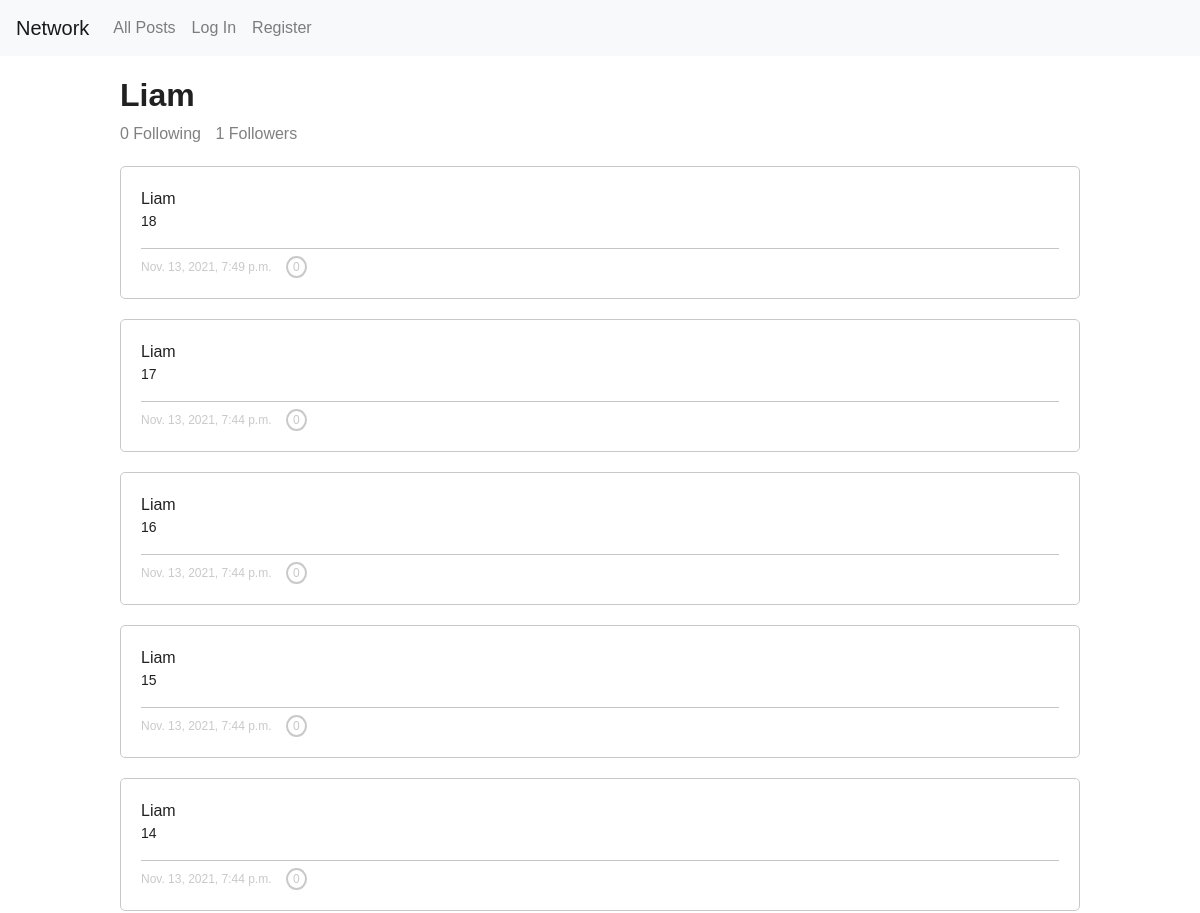
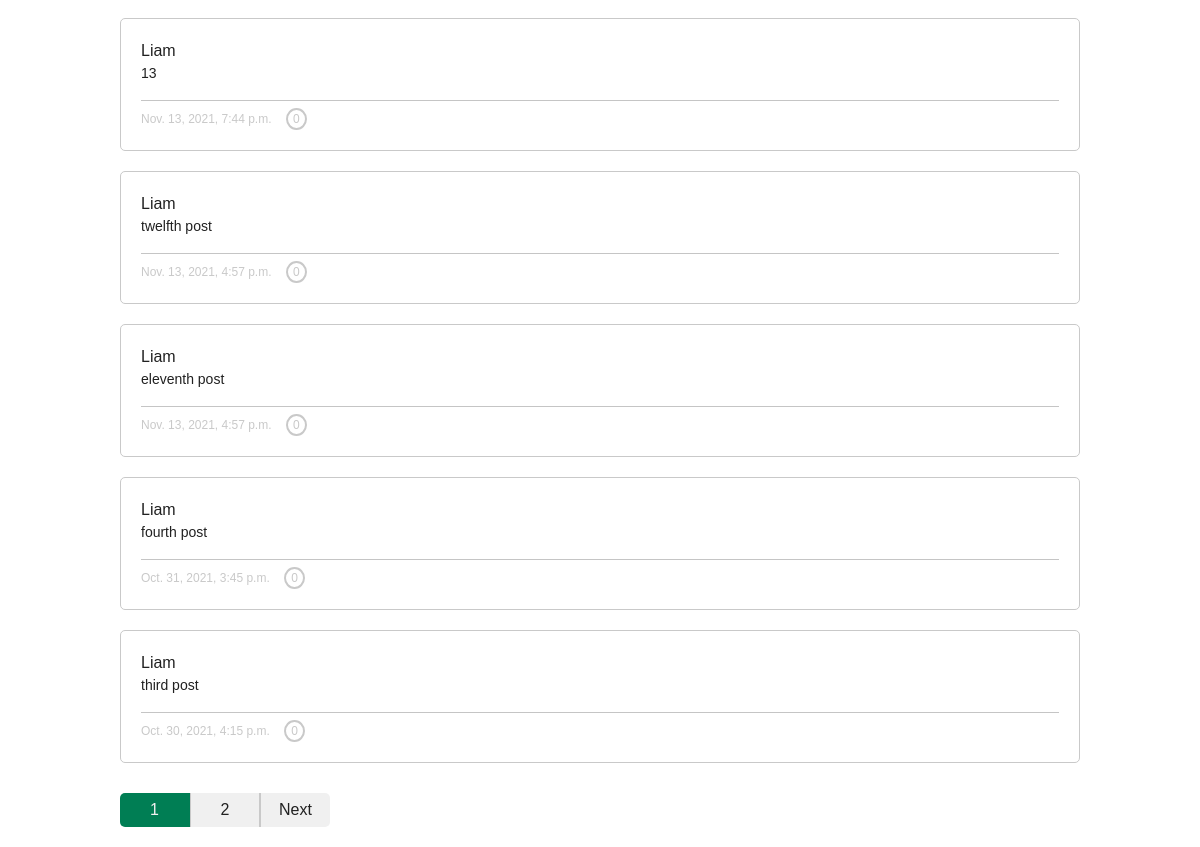
/profile/liam, run on the app's committed database (2 pictures, top to bottom).
### network/models.py (models this page shows, shortened)
class User(AbstractUser):
    id = models.IntegerField(primary_key=True)

class Post(models.Model):
    id = models.IntegerField(primary_key=True)
    text = models.CharField(max_length=500)
    time_date = models.DateTimeField()
    likes = models.PositiveIntegerField()
    owner = models.CharField(max_length=500, default="")
    liked_by = models.ManyToManyField(User, blank=True, related_name="liked_by_users")

### network/views.py (the view)
# urls.py: path("profile/<str:name>", views.showProfile, name="show-profile"),
def showProfile(request, name):
    try: # does the user exist
        profile = User.objects.get(username=name)
        xx = UserFollowing.objects.get(pk=int(profile.id))
        yy = UserFollower.objects.get(pk=int(profile.id))
        following = len(xx.following.all())
        followers = len(yy.followers.all())
        user_posts = []
        post_error = False
        try: # can the user's posts be retrieved
            fetched_posts = Post.objects.filter(owner=name)
            for post in fetched_posts:
                try: # has the user liked the post?
                    user = post.liked_by.get(pk=int(request.user.id))
                    post.liked = True
                except:
                    post.liked = False
                post.likes = len(post.liked_by.all())
                user_posts.insert(0, post)
        except:
            post_error = True
        data = {
            "profile": profile,
            "following": following,
            "followers": followers,
            "post_error": post_error
        }
        if len(user_posts) <= 10: # skip pagination if there are 10 posts or less
            paginationRequired = False
            data["posts"] = user_posts
        else:
            paginationRequired = True
            pages = Paginator(user_posts, 10)
            try: # check if the 'page' query is passed
                page_num = int(request.GET["page"])
                paginationPosts = pages.page(page_num)
            except:
                paginationPosts = pages.page(1)
            hasPrevious = paginationPosts.has_previous()
            hasNext = paginationPosts.has_next()
            previousPage = paginationPosts.number # use the current page as a default
            if hasPrevious:
                previousPage = paginationPosts.previous_page_number()
            nextPage = paginationPosts.number # use the current page as a default
            if hasNext:
                nextPage = paginationPosts.next_page_number()
            data["posts"] = paginationPosts
            data["pages"] = pages
            data["previous"] = hasPrevious
            data["next"] = hasNext
            data["previousPage"] = previousPage
            data["nextPage"] = nextPage
        data["paginationRequired"] = paginationRequired
        if request.user.is_authenticated:
            following = UserFollowing.objects.get(pk=int(request.user.id)).following.all()
            if profile in following: # does the logged in user follow the profile
                data["isFollowing"] = True
            else:
                data["isFollowing"] = False
        return render(request, "network/profile.html", data)
    except:
        return render(request, "network/profile.html", {"warning": True})

### network/templates/network/profile.html (shortened to what this page needs)
{% extends "network/layout.html" %}
{% block body %}
    {% if warning %}
        <p>That user doesn't exist</p>
    {% else %}
        <div id="profile-info">
            <h2>
                {{profile.username}}
            </h2>
            <span id="following">{{ following }} Following</span>
            <span id="followers">{{ followers }} Followers</span>
        </div>
        {% if postError %}
            <p>Unable to get {{ profile.username }}'s posts, please try again later.</p>
        {% else %}
            {% for post in posts %}
                <div data-post-id="{{ post.id }}" class="post">
                    <a href="/profile/{{ post.owner }}">{{ post.owner }}</a>
                    <p class="post-text">{{ post.text }}</p>
                    <div class="info">
                        <span>{{ post.time_date }}</span>
                        <button type="submit" class="{% if post.liked %} liked {% endif %}" onclick="likeInteraction(this)" data-post-id="{{ post.id }}">{{ post.likes }}</button>
                    </div>
                </div>
            {% endfor %}
            {% if paginationRequired %}
                <ul id="pagination">
                    {% for page in pages %}
                        <li class="{% if page.number == posts.number %} current {% endif %}" ><a href="?page={{ page.number }}">{{ page.number }}</a></li>
                    {% endfor %}
                    {% if next %}
                        <li><a href="?page={{ nextPage }}">Next</a></li>
                    {% endif %}
                </ul>
            {% endif %}
        {% endif %}
    {% endif %}
{% endblock %}

### network/static/network/styles.css (style rules this page uses)
:root { --primary: #096; --primary-hover: #007e54; --text: #212121; --text-2: #f0f0f0; --border: #c9c9c9; }
* { font-family: Arial, sans-serif; color: var(--text); }
.post { width: 100%; margin-top: 20px; border: solid 1px var(--border); border-radius: 5px; padding: 20px; }
.post a { color: var(--text); font-size: 16px; font-weight: 400; text-transform: capitalize; text-decoration: none !important; }
.post p { font-size: 14px; color: var(--text); }
.post div { margin-top: 5px; padding-top: 5px; border-top: solid 1px #c5c5c5; width: 100%; }
.post span { font-size: 12px; color: var(--border); display: inline; }
.post button { background-color: transparent; margin-left: 10px; font-size: 12px; border: solid 2px var(--border); border-radius: 50%; padding: 0px 5px; color: var(--border); outline: none; }
#profile-info h2 { font-weight: 600; text-transform: capitalize; }
#profile-info span { color: grey; margin-right: 10px; }
#pagination { width: 100%; margin: 0px; margin-top: 30px; padding: 0px; display: flex; }
#pagination li { list-style: none; display: inline-block; width: 70px; background-color: var(--text-2); color: var(--text); border: none; border-right: solid 1px var(--border); border-left: solid 1px var(--border); text-align: center; margin: 0px; padding: 5px 0px; cursor: pointer; }
.current, .current a { background-color: var(--primary-hover) !important; border-left-color: var(--primary-hover) !important; border-right-color: var(--primary-hover) !important; color: var(--text-2) !important; cursor: default !important; }
#pagination li:first-of-type { border-radius: 5px 0px 0px 5px; border-left: none; }
#pagination li:last-of-type { border-radius: 0px 5px 5px 0px; border-right: none; }
#pagination li a { color: inherit; width: 100%; height: 100%; display: block; text-decoration: none; }

### data on the page
User: username "Liam"
Post: owner "Liam", text "18", time_date "Nov. 13, 2021, 7:49 p.m.", likes "0"
Post: owner "Liam", text "17", time_date "Nov. 13, 2021, 7:44 p.m.", likes "0"
Post: owner "Liam", text "16", time_date "Nov. 13, 2021, 7:44 p.m.", likes "0"
Post: owner "Liam", text "15", time_date "Nov. 13, 2021, 7:44 p.m.", likes "0"
Post: owner "Liam", text "14", time_date "Nov. 13, 2021, 7:44 p.m.", likes "0"
Post: owner "Liam", text "13", time_date "Nov. 13, 2021, 7:44 p.m.", likes "0"
Post: owner "Liam", text "twelfth post", time_date "Nov. 13, 2021, 4:57 p.m.", likes "0"
Post: owner "Liam", text "eleventh post", time_date "Nov. 13, 2021, 4:57 p.m.", likes "0"
Post: owner "Liam", text "fourth post", time_date "Oct. 31, 2021, 3:45 p.m.", likes "0"
Post: owner "Liam", text "third post", time_date "Oct. 30, 2021, 4:15 p.m.", likes "0"

### other printed values
{{ following }} "0"
{{ followers }} "1"
{{ page.number }} "1" "2"
